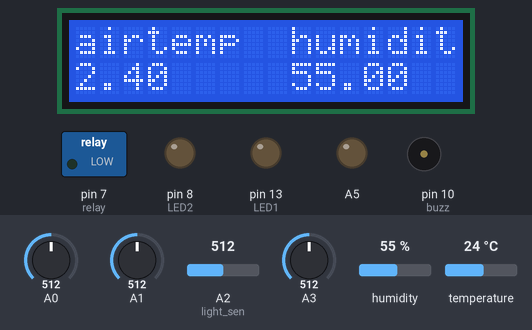
A sketch run on a simulated Arduino Uno, built with avr-gcc and run on an emulated ATmega328P. On the bench: 16×2 character LCD, switched loads named in the sketch (green lamp = pin HIGH), output pins drawn as LEDs (lit = HIGH), buzzer (waves = sounding, pin HIGH). The inputs (shaded band) are chosen by the test bench; at power-on: A3 = 512, A2 (light_sen) = 512, A0 = 512, A1 = 512, humidity 55 %, temperature 24 °C. What the sketch prints to the serial monitor is not drawn.

Above: at 1.2 s.
1.3 s: A3 set to 30
6.4 s: A2 (light_sen) set to 970
9.5 s: A2 (light_sen) set to 997
At 13.3 s:
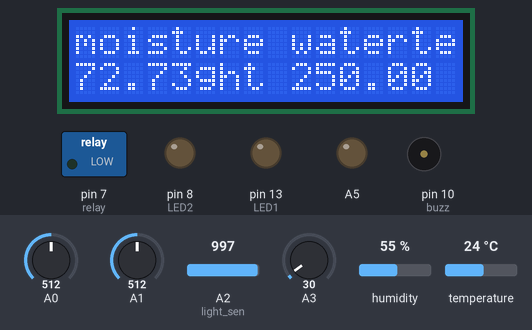
14.6 s: A0 set to 716
At 16.4 s:
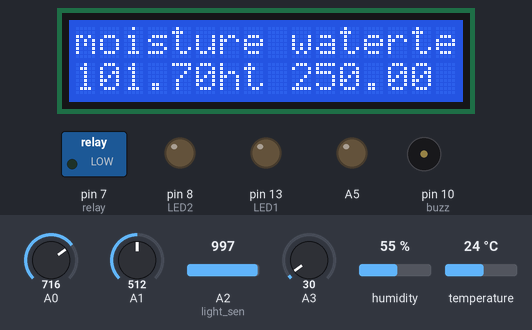
19.7 s: A1 set to 20
At 22.6 s:
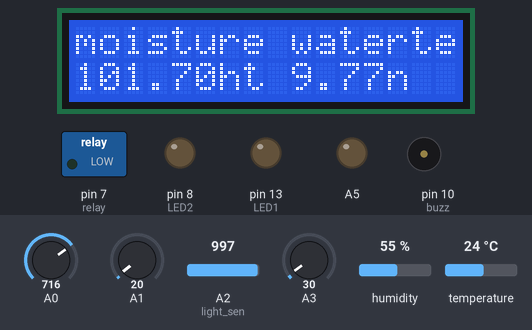
24.3 s: A2 (light_sen) set to 716
At 28.9 s:
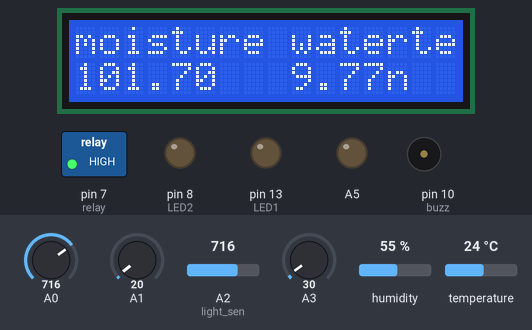
Timing chart, 0 to 29.5 s (numbered marks = the images above; inputs shaded):
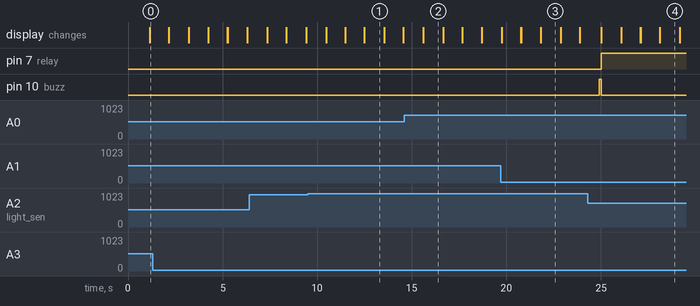

The sketch:

irragiation_3.ino
```cpp
#include <dht.h>
#include <LiquidCrystal.h>

const int buzz = 10;
const int LED1 = 13;
const int LED2 = 8;
const int relay = 7;
const int GND = 9;
const int rs = 12, en = 11, d4 = 5, d5 = 4, d6 = 3, d7 = 2;
LiquidCrystal lcd(rs, en, d4, d5, d6, d7);

dht DHT;
float sm;
float am;
float atemp;
float wtemp;
int lt;
int gs;

float moisture_sen(int);
float air_hum(int);
float air_temp(int);
int light_sen(int);
float temp_sen(int);
int gas_sen(int);
void relay_on(int );
void buzz_on(int );
void LED1_on(int );
void LED2_on(int);
void lcd_print();

void setup()
{
  Serial.begin(9600);
  pinMode(buzz, OUTPUT);
  pinMode(LED1, OUTPUT);
  pinMode(LED2, OUTPUT);
  pinMode(relay, OUTPUT);
  pinMode(relay, OUTPUT);
  pinMode(GND, OUTPUT);
  digitalWrite(GND, LOW);
  analogWrite(A5, 0);
  lcd.begin(16, 2);

}

void loop()
{
  if (air_hum(10) <= 98)
  {

    if (gas_sen(10) == 4)
    {
      do
      {
        buzz_on(1);
        gas_sen(10);
        lcd_print();
      }
      while ( gas_sen(10) == 1);
    }

    else
    {
      if (moisture_sen(10) >= 90 && temp_sen(10) <= 30 && light_sen(10) == 1)
      {
        buzz_on(1);
        delay(100);
        buzz_on(0);
        do
        {
          relay_on(1);
          lcd_print();
          moisture_sen(10);
          temp_sen(10);
          light_sen(10);
        }
        while (moisture_sen(10) >= 90 && temp_sen(10) <= 30 && light_sen(10) == 1 && gas_sen(10) == 0);
      }

      else
      {
        do
        {
          relay_on(0);
          lcd_print();
          moisture_sen(10);
          temp_sen(10);
          light_sen(10);
        }
        while (moisture_sen(10) <= 90 && temp_sen(10) >= 30 && light_sen(10) == 0);
      }
    }
  }


  else
  {
    delay(100000);
    if (gas_sen(10) == 1)
    {
      do
      {
        buzz_on(1);
        gas_sen(10);
        lcd_print();
      }
      while ( gas_sen(10) == 1);
    }

    else
    {
      if (moisture_sen(10) >= 90 && temp_sen(10) <= 30 && light_sen(10) == 1)
      {
        buzz_on(1);
        delay(100);
        buzz_on(0);
        do
        {
          relay_on(1);
          lcd_print();
          moisture_sen(10);
          temp_sen(10);
          light_sen(10);
        }
        while (moisture_sen(10) >= 90 && temp_sen(10) <= 30 && light_sen(10) == 1 && gas_sen(10) == 0);
      }

      else
      {
        do
        {
          relay_on(0);
          lcd_print();
          moisture_sen(10);
          temp_sen(10);
          light_sen(10);
        }
        while (moisture_sen(10) <= 90 && temp_sen(10) >= 30 && light_sen(10) == 0);
      }
    }
  }

}


float moisture_sen(int n)      //function to sense water moisture
{
  float so;
  so = analogRead(A0);
  if (so <= 1024 && so >= 1007)
  {
    return so / 134.2;
  }
  else if (so < 1007 && so >= 972.5)
  {
    return so / 55.5;
  }
  else if (so < 972.5 && so >= 725)
  {
    return so / 22.3;
  }
 else if (so < 725 && so >= 387.5)
  {
    return so / 7.04;
  }
  else if (so < 387.5 && so >= 272)
  {
    return so / 3.2;
  }
  else if (so < 272 && so >= 264)
  {
    return so / 2.7;
  }
  else
  {
    return 99;
  }
  delay(n);
}


float air_hum(int n) // fn to measure air moisture
{
  DHT.read11(A4);
  float ho = DHT.humidity;
  return ho;
  delay(n);
}


float air_temp(int n) // fn to measure atmospheric temp
{
  DHT.read11(A4);
  float t1 = DHT.temperature;
  return t1 / 10;
  delay(n);
}


int light_sen(int n)  // fn to measure light intensity day or night
{
  float vo, lr;
  vo = analogRead(A2);
  lr = 9870 * ((1024 / vo) - 1);
  if ((lr / 100 > 3.5))
  {
    return 1;
  }
  else
  {
    return 0;
  }
  delay(n);
}


float temp_sen(int n) //sen temp
{
  float po, to, vo;
  po = analogRead(A1);
  vo = (po / 1024) * 5 ;
  to = vo * 100;
  return to;
  delay(n);
}


int gas_sen(int n) // smoke detector
{

  float gs = analogRead(A3);

  if (gs >= 200)
  {
    return 1;
  }
  else
  {
    Serial.print(" ");
  }
  delay(n);
}


void relay_on(int a)
{
  if (a == 1)
  {
    digitalWrite(relay, HIGH);
  }
  if (a == 0)
  {
    digitalWrite(relay, LOW);
  }
  else
  {
    Serial.print(" ");
  }
}

void buzz_on(int b)
{
  if (b == 1)
  {
    digitalWrite(buzz, HIGH);
  }
  if (b == 0)
  {
    digitalWrite(buzz, LOW);
  }
  else
  {
    Serial.print(" ");
  }
}


void LED1_on(int b)
{
  if (b == 1)
  {
    digitalWrite(LED1, HIGH);
  }
  if (b == 0)
  {
    digitalWrite(LED1, LOW);
  }
  else
  {
    Serial.print(" ");
  }
}


void LED2_on(int a)
{
  if (a == 1)
  {
    digitalWrite(LED2, HIGH);
  }
  if (a == 0)
  {
    digitalWrite(LED2, LOW);
  }
  else
  {
    Serial.print(" ");
  }
}

void lcd_print()
{

  // the below code is used to display the various sensor readings.

  {
    lcd.setCursor(0, 0);
    lcd.print("moisture");
    lcd.setCursor(0, 1);
    lcd.print(moisture_sen(10));
    lcd.setCursor(9, 0);
    lcd.print("watertemp");
    lcd.setCursor(9, 1);
    lcd.print(temp_sen(110));
  }

  delay(1000);
  lcd.clear();

  {
    lcd.setCursor(0, 0);
    lcd.print("airtemp");
    lcd.setCursor(0, 1);
    lcd.print(air_temp(10));
    lcd.setCursor(9, 0);
    lcd.print("humidity");
    lcd.setCursor(9, 1);
    lcd.print(air_hum(10));
  }
  delay(1000);
  lcd.clear();

  {
    lcd.setCursor(0, 0);
    lcd.print("light");
    lcd.setCursor(0, 1);

    {
      lt = light_sen(10);
      if ( lt == 0)
        lcd.print("sunlight");
      else
        lcd.print("shady");
    }

    lcd.setCursor(9, 0);
    lcd.print("smoke");
    lcd.setCursor(9, 1);
    {
      gs = gas_sen(10);
      if ( gs == 0)
        lcd.print("clean");
      else
        lcd.print("clean");
    }
  }
  delay(1000);
  /*  for (int positionCounter = 0; positionCounter < 2; positionCounter++)
    {
    lcd.scrollDisplayRight();
    delay(1000);
    }


    }
  */
}
```

Measured:
- the behaviour switches between 988 and 989 on A2 (light_sen) (found by bisection; images 0 and 1)
- after the input at 9.5 s, the display: first differs from a run without the input after 2.0 s (image 1 shows a later state)
- after the input at 14.6 s, the display: changes after 1.0 s (image 2)
- after the input at 19.7 s, the display: first differs from a run without the input after 2.1 s (image 3)
- after the input at 24.3 s, pin 7 (relay): LOW → HIGH after 0.72 s; pin 10 (buzz): LOW → HIGH after 0.62 s, → LOW 0.10 s later
- what the display in image 1 shows lasts 1.0 s, from 12.5 s to 13.5 s
